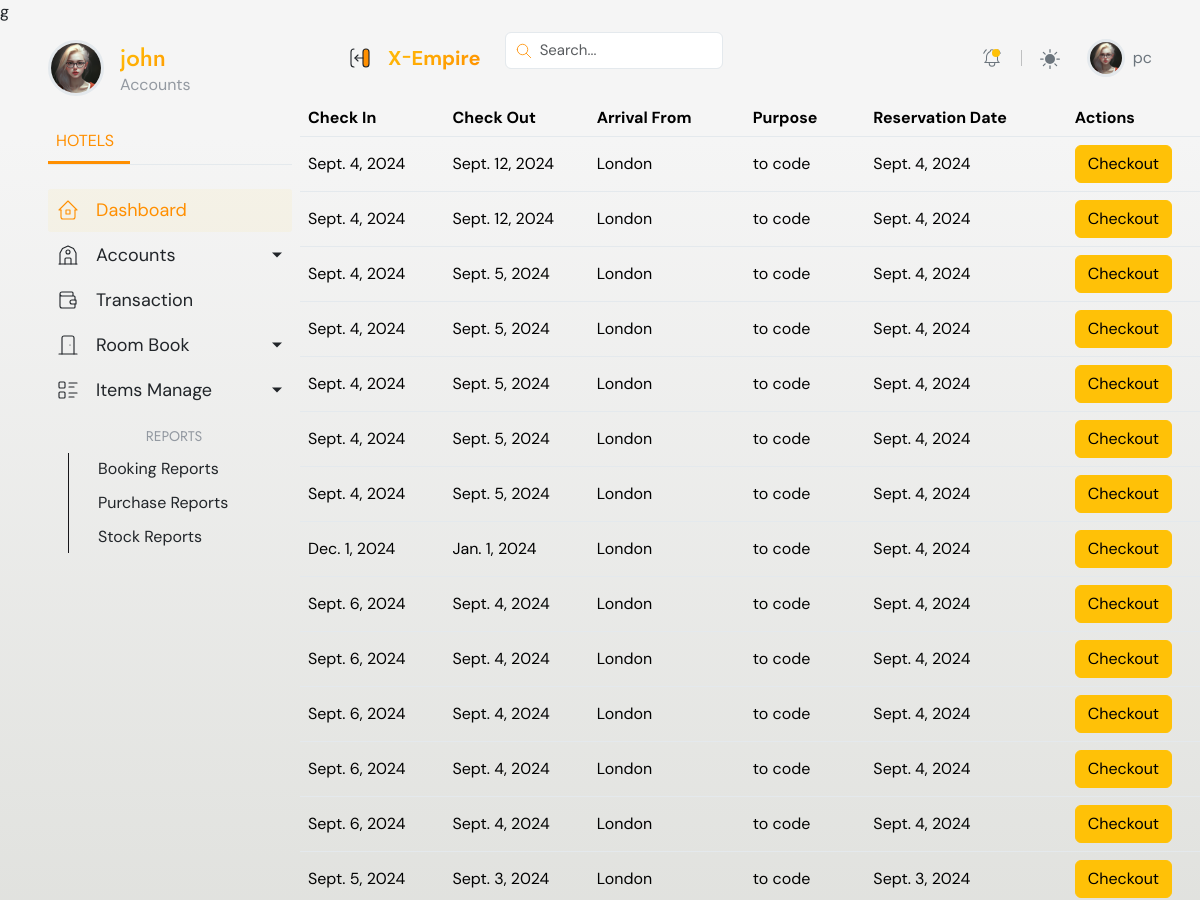
Before: /check_in_out/7/ (signed in, upper part) with the older database file.
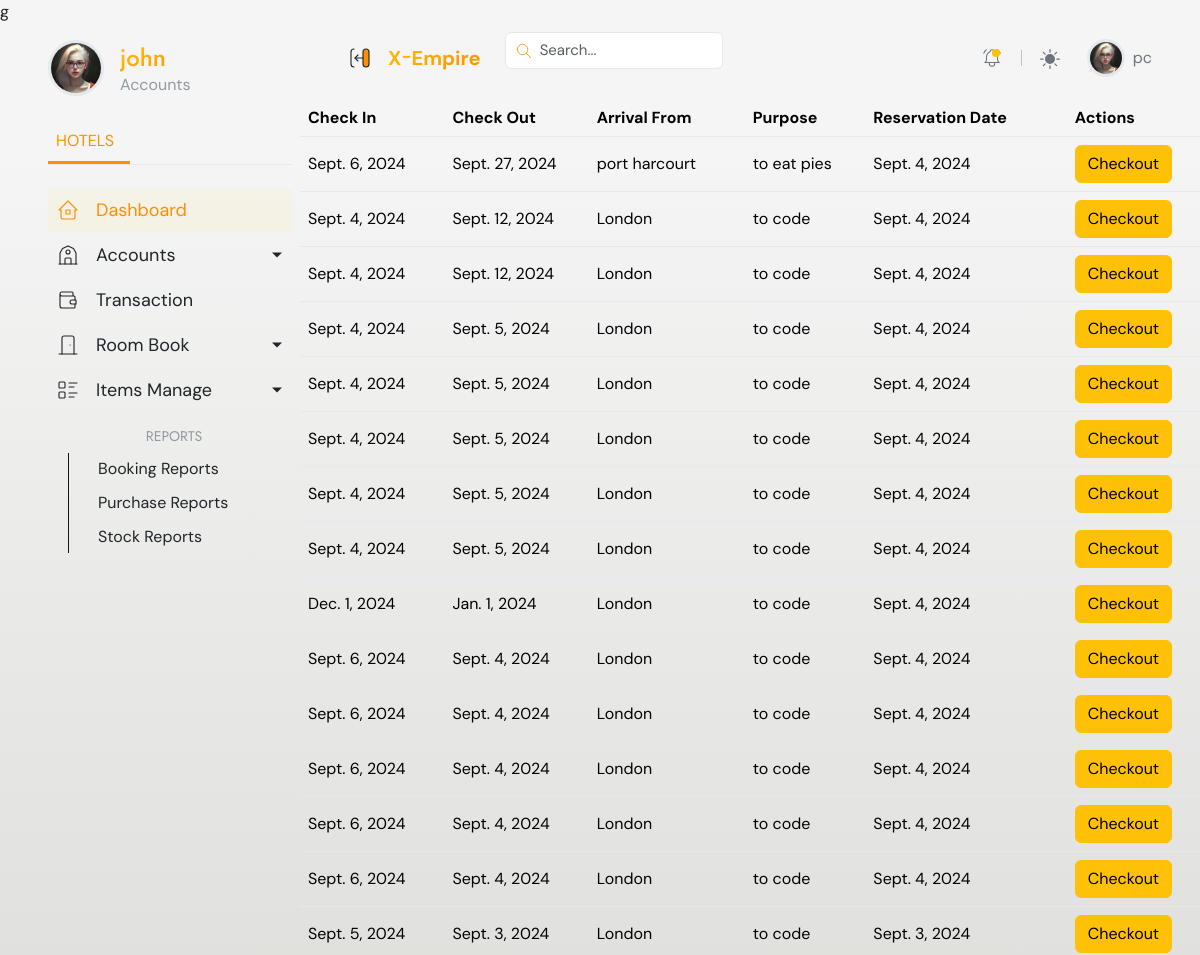
After: the same page with the newer database file.
### room/models.py (models this page shows)
class ReservationDetails(models.Model):
    check_in = models.DateField()
    check_out = models.DateField()
    arrival_from = models.CharField(max_length=255)
    purpose = models.TextField()
    remarks = models.TextField()
    reservation_date = models.DateField(auto_now=True)
    date_edited = models.DateTimeField(auto_now=True)
    room = models.ForeignKey(Rooms, on_delete=models.CASCADE, null=True, blank=True)
    guest = models.ForeignKey(GuestDetails, on_delete=models.CASCADE, null=True, blank=True)
    payment_det = models.ForeignKey(Payment, on_delete=models.CASCADE, null=True, blank=True)
    class Meta:
        ordering = ['-reservation_date', '-date_edited']

### hotel/views.py (the view)
# urls.py: path('check_in_out/<str:pk>/', reservations, name="checkin-out"),
@login_required(login_url='login')
def reservations(request, pk):
    role = str(request.user.groups.all()[0])
    path = role + "/"
    rooms = Rooms.objects.all()
    reserve = ReservationDetails.objects.all()
    user = User.objects.get(id=pk)
    context = {"user":user, "role":role, "rooms": rooms, "reserve":reserve}
    return render(request, path + "reserve.html", context)

### Templates/accounts/reserve.html (shortened to what this page needs)
{% extends "base.html" %}
{% load static %}
{% block content %}
<div class="content">
{% include "header.html" %}
            <table class="table dataTable align-middle table-hover table-body" style="width: 100%;">
                <thead>
                    <tr>
                        <th>Check In</th>
                        <th>Check Out</th>
                        <th>
                            Arrival From
                        </th>
                        <th>
                            Purpose
                        </th>
                        <th>
                            Reservation Date
                        </th>
                        <th>Actions</th>
                    </tr>
                </thead>
                <tbody>
                   {% if reserve %}
                    {% for reservation  in reserve %}
                    <tr>
                        <td>
                            {{reservation.check_in}}
                        </td>
                        <td>
                            {{reservation.check_out}}
                        </td>
                        <td>
                            {{reservation.arrival_from}}
                        </td>
                        <td>
                            {{reservation.purpose}}
                        </td>
                        <td>
                            {{reservation.reservation_date}}
                        </td>
                        <td>
                            <a href="{% url "checkin" reservation.pk %}" class="btn btn-warning">
                                Checkout
                            </a>
                        </td>
                    </tr>
                    {% endfor %}
                    {% else %}
                     <div class="text-center">
                        <h4> no reserved room available </h4>
                         </div>
                    {% endif %}
                </tbody>
            </table>
        </div>
{% endblock content %}

Changed rows visible on the page:
added ReservationDetails: check_in "Sept. 6, 2024", check_out "Sept. 27, 2024", arrival_from "port harcourt", purpose "to eat pies", reservation_date "Sept. 4, 2024"
